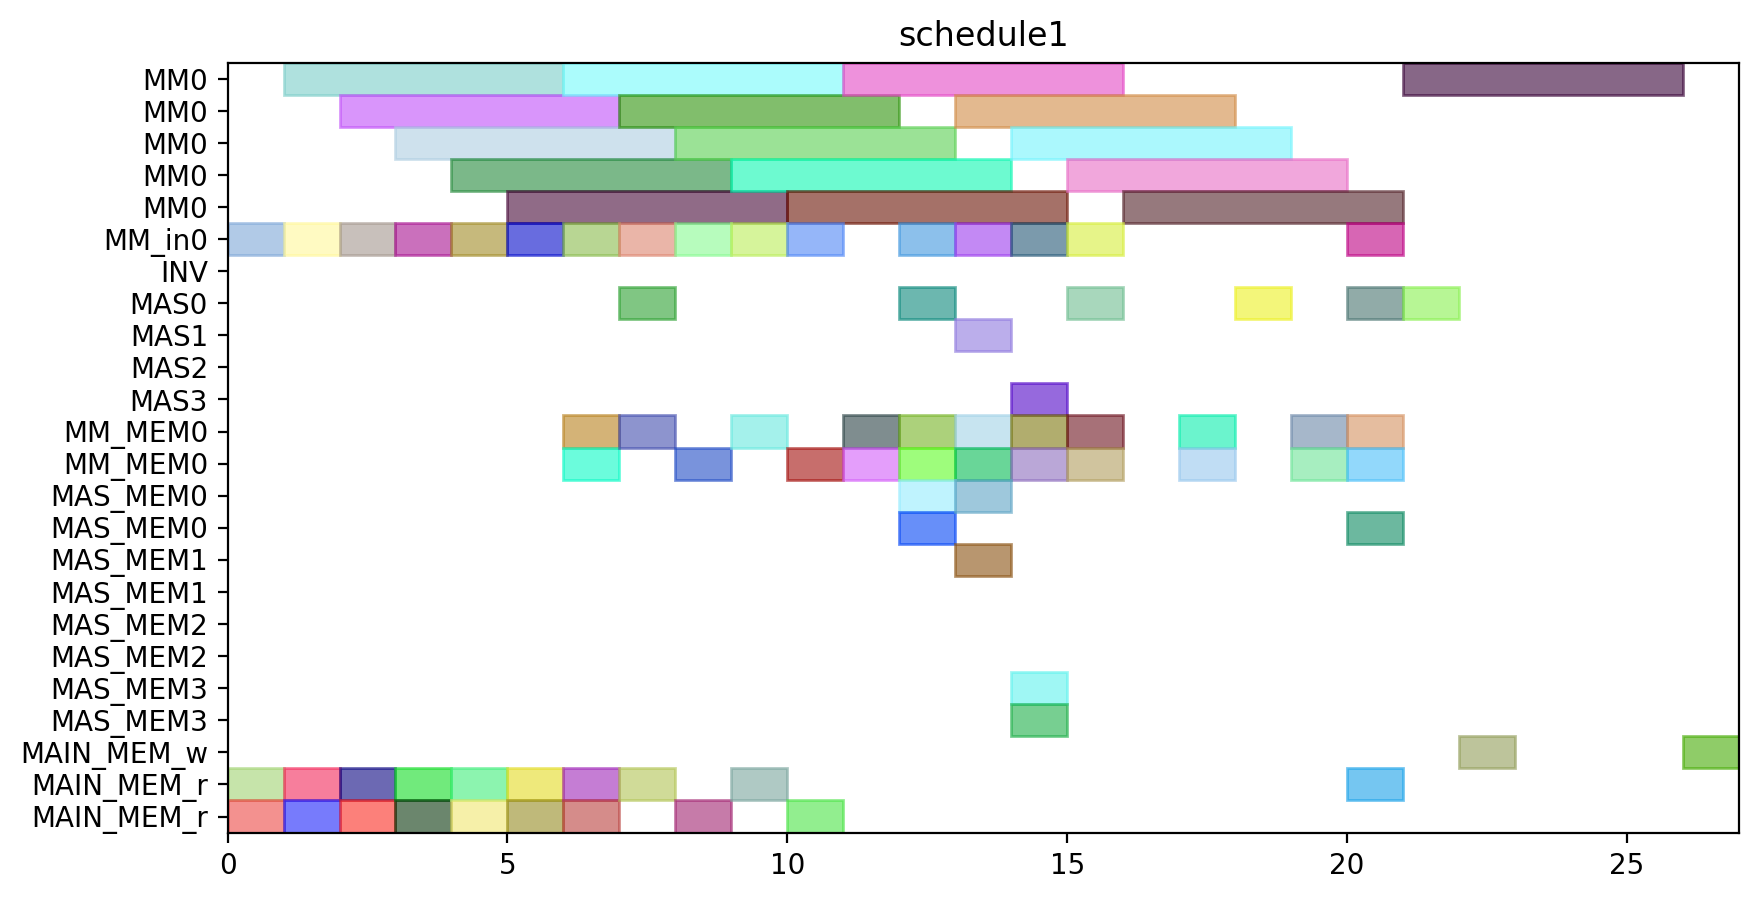

This chart was generated by the following Python code:
from pyschedule import Scenario, solvers, plotters, alt


def solve():
	horizon = 102
	S = Scenario("schedule1", horizon=horizon)

	# resource
	MM = S.Resources('MM', num=1, size=5)
	MM_in = S.Resources('MM_in', num=1)
	INV = S.Resource('INV')
	MAS = S.Resources('MAS', num=4, size=1, periods=range(1, horizon))
	MM_MEM = S.Resources('MM_MEM', num=1, size=2)
	MAS_MEM = S.Resources('MAS_MEM', num=4, size=2)
	MAIN_MEM_w = S.Resource('MAIN_MEM_w', size=1)
	MAIN_MEM_r = S.Resource('MAIN_MEM_r', size=2)

	# result of previous scheduling
	T3_in = S.Task('T3_in', length=1, delay_cost=1)
	S += T3_in >= 0
	T3_in += MM_in[0]

	T3_mem0 = S.Task('T3_mem0', length=1, delay_cost=1)
	S += T3_mem0 >= 0
	T3_mem0 += MAIN_MEM_r

	T3_mem1 = S.Task('T3_mem1', length=1, delay_cost=1)
	S += T3_mem1 >= 0
	T3_mem1 += MAIN_MEM_r

	T3 = S.Task('T3', length=5, delay_cost=1)
	S += T3 >= 1
	T3 += MM[0]

	T7_in = S.Task('T7_in', length=1, delay_cost=1)
	S += T7_in >= 1
	T7_in += MM_in[0]

	T7_mem0 = S.Task('T7_mem0', length=1, delay_cost=1)
	S += T7_mem0 >= 1
	T7_mem0 += MAIN_MEM_r

	T7_mem1 = S.Task('T7_mem1', length=1, delay_cost=1)
	S += T7_mem1 >= 1
	T7_mem1 += MAIN_MEM_r

	T1_in = S.Task('T1_in', length=1, delay_cost=1)
	S += T1_in >= 2
	T1_in += MM_in[0]

	T1_mem0 = S.Task('T1_mem0', length=1, delay_cost=1)
	S += T1_mem0 >= 2
	T1_mem0 += MAIN_MEM_r

	T1_mem1 = S.Task('T1_mem1', length=1, delay_cost=1)
	S += T1_mem1 >= 2
	T1_mem1 += MAIN_MEM_r

	T7 = S.Task('T7', length=5, delay_cost=1)
	S += T7 >= 2
	T7 += MM[0]

	T1 = S.Task('T1', length=5, delay_cost=1)
	S += T1 >= 3
	T1 += MM[0]

	T6_in = S.Task('T6_in', length=1, delay_cost=1)
	S += T6_in >= 3
	T6_in += MM_in[0]

	T6_mem0 = S.Task('T6_mem0', length=1, delay_cost=1)
	S += T6_mem0 >= 3
	T6_mem0 += MAIN_MEM_r

	T6_mem1 = S.Task('T6_mem1', length=1, delay_cost=1)
	S += T6_mem1 >= 3
	T6_mem1 += MAIN_MEM_r

	T5_in = S.Task('T5_in', length=1, delay_cost=1)
	S += T5_in >= 4
	T5_in += MM_in[0]

	T5_mem0 = S.Task('T5_mem0', length=1, delay_cost=1)
	S += T5_mem0 >= 4
	T5_mem0 += MAIN_MEM_r

	T5_mem1 = S.Task('T5_mem1', length=1, delay_cost=1)
	S += T5_mem1 >= 4
	T5_mem1 += MAIN_MEM_r

	T6 = S.Task('T6', length=5, delay_cost=1)
	S += T6 >= 4
	T6 += MM[0]

	T4_in = S.Task('T4_in', length=1, delay_cost=1)
	S += T4_in >= 5
	T4_in += MM_in[0]

	T4_mem0 = S.Task('T4_mem0', length=1, delay_cost=1)
	S += T4_mem0 >= 5
	T4_mem0 += MAIN_MEM_r

	T4_mem1 = S.Task('T4_mem1', length=1, delay_cost=1)
	S += T4_mem1 >= 5
	T4_mem1 += MAIN_MEM_r

	T5 = S.Task('T5', length=5, delay_cost=1)
	S += T5 >= 5
	T5 += MM[0]

	T2_in = S.Task('T2_in', length=1, delay_cost=1)
	S += T2_in >= 6
	T2_in += MM_in[0]

	T2_mem0 = S.Task('T2_mem0', length=1, delay_cost=1)
	S += T2_mem0 >= 6
	T2_mem0 += MAIN_MEM_r

	T2_mem1 = S.Task('T2_mem1', length=1, delay_cost=1)
	S += T2_mem1 >= 6
	T2_mem1 += MAIN_MEM_r

	T4 = S.Task('T4', length=5, delay_cost=1)
	S += T4 >= 6
	T4 += MM[0]

	T2 = S.Task('T2', length=5, delay_cost=1)
	S += T2 >= 7
	T2 += MM[0]


	# new tasks
	T8_in = S.Task('T8_in', length=1, delay_cost=1)
	T8_in += alt(MM_in)
	T8 = S.Task('T8', length=5, delay_cost=1)
	T8 += alt(MM)
	S += T8>=T8_in

	T8_mem0 = S.Task('T8_mem0', length=1, delay_cost=1)
	T8_mem0 += MAIN_MEM_r
	S += T8_mem0 <= T8

	T8_mem1 = S.Task('T8_mem1', length=1, delay_cost=1)
	T8_mem1 += MM_MEM[0]
	S += 7 < T8_mem1
	S += T8_mem1 <= T8

	T9_in = S.Task('T9_in', length=1, delay_cost=1)
	T9_in += alt(MM_in)
	T9 = S.Task('T9', length=5, delay_cost=1)
	T9 += alt(MM)
	S += T9>=T9_in

	T9_mem0 = S.Task('T9_mem0', length=1, delay_cost=1)
	T9_mem0 += MAIN_MEM_r
	S += T9_mem0 <= T9

	T9_mem1 = S.Task('T9_mem1', length=1, delay_cost=1)
	T9_mem1 += MM_MEM[0]
	S += 7 < T9_mem1
	S += T9_mem1 <= T9

	T10_in = S.Task('T10_in', length=1, delay_cost=1)
	T10_in += alt(MM_in)
	T10 = S.Task('T10', length=5, delay_cost=1)
	T10 += alt(MM)
	S += T10>=T10_in

	T10_mem0 = S.Task('T10_mem0', length=1, delay_cost=1)
	T10_mem0 += MAIN_MEM_r
	S += T10_mem0 <= T10

	T10_mem1 = S.Task('T10_mem1', length=1, delay_cost=1)
	T10_mem1 += MM_MEM[0]
	S += 5 < T10_mem1
	S += T10_mem1 <= T10

	T11_in = S.Task('T11_in', length=1, delay_cost=1)
	T11_in += alt(MM_in)
	T11 = S.Task('T11', length=5, delay_cost=1)
	T11 += alt(MM)
	S += T11>=T11_in

	T11_mem0 = S.Task('T11_mem0', length=1, delay_cost=1)
	T11_mem0 += MAIN_MEM_r
	S += T11_mem0 <= T11

	T11_mem1 = S.Task('T11_mem1', length=1, delay_cost=1)
	T11_mem1 += MM_MEM[0]
	S += 5 < T11_mem1
	S += T11_mem1 <= T11

	T12 = S.Task('T12', length=1, delay_cost=1)
	T12 += alt(MAS)

	T12_mem0 = S.Task('T12_mem0', length=1, delay_cost=1)
	T12_mem0 += MM_MEM[0]
	S += 10 < T12_mem0
	S += T12_mem0 <= T12

	T12_mem1 = S.Task('T12_mem1', length=1, delay_cost=1)
	T12_mem1 += MM_MEM[0]
	S += 11 < T12_mem1
	S += T12_mem1 <= T12

	T13 = S.Task('T13', length=1, delay_cost=1)
	T13 += alt(MAS)

	T13_mem0 = S.Task('T13_mem0', length=1, delay_cost=1)
	T13_mem0 += MM_MEM[0]
	S += 10 < T13_mem0
	S += T13_mem0 <= T13

	T13_mem1 = S.Task('T13_mem1', length=1, delay_cost=1)
	T13_mem1 += MM_MEM[0]
	S += 11 < T13_mem1
	S += T13_mem1 <= T13

	T15 = S.Task('T15', length=1, delay_cost=1)
	T15 += alt(MAS)

	T15_mem0 = S.Task('T15_mem0', length=1, delay_cost=1)
	T15_mem0 += MM_MEM[0]
	S += 6 < T15_mem0
	S += T15_mem0 <= T15

	T15_mem1 = S.Task('T15_mem1', length=1, delay_cost=1)
	T15_mem1 += MM_MEM[0]
	S += 6 < T15_mem1
	S += T15_mem1 <= T15

	T14_in = S.Task('T14_in', length=1, delay_cost=1)
	T14_in += alt(MM_in)
	T14 = S.Task('T14', length=5, delay_cost=1)
	T14 += alt(MM)
	S += T14>=T14_in

	T14_mem0 = S.Task('T14_mem0', length=1, delay_cost=1)
	T14_mem0 += alt(MAS_MEM)
	S += (T13*MAS[0])-1 < T14_mem0*MAS_MEM[0]
	S += (T13*MAS[1])-1 < T14_mem0*MAS_MEM[1]
	S += (T13*MAS[2])-1 < T14_mem0*MAS_MEM[2]
	S += (T13*MAS[3])-1 < T14_mem0*MAS_MEM[3]
	S += T14_mem0 <= T14

	T14_mem1 = S.Task('T14_mem1', length=1, delay_cost=1)
	T14_mem1 += alt(MAS_MEM)
	S += (T13*MAS[0])-1 < T14_mem1*MAS_MEM[0]
	S += (T13*MAS[1])-1 < T14_mem1*MAS_MEM[1]
	S += (T13*MAS[2])-1 < T14_mem1*MAS_MEM[2]
	S += (T13*MAS[3])-1 < T14_mem1*MAS_MEM[3]
	S += T14_mem1 <= T14

	T16_in = S.Task('T16_in', length=1, delay_cost=1)
	T16_in += alt(MM_in)
	T16 = S.Task('T16', length=5, delay_cost=1)
	T16 += alt(MM)
	S += T16>=T16_in

	T16_mem0 = S.Task('T16_mem0', length=1, delay_cost=1)
	T16_mem0 += MM_MEM[0]
	S += 7 < T16_mem0
	S += T16_mem0 <= T16

	T16_mem1 = S.Task('T16_mem1', length=1, delay_cost=1)
	T16_mem1 += alt(MM_MEM)
	S += (T8*MM[0])-1 < T16_mem1*MM_MEM[0]
	S += T16_mem1 <= T16

	T17_in = S.Task('T17_in', length=1, delay_cost=1)
	T17_in += alt(MM_in)
	T17 = S.Task('T17', length=5, delay_cost=1)
	T17 += alt(MM)
	S += T17>=T17_in

	T17_mem0 = S.Task('T17_mem0', length=1, delay_cost=1)
	T17_mem0 += alt(MM_MEM)
	S += (T8*MM[0])-1 < T17_mem0*MM_MEM[0]
	S += T17_mem0 <= T17

	T17_mem1 = S.Task('T17_mem1', length=1, delay_cost=1)
	T17_mem1 += alt(MAS_MEM)
	S += (T15*MAS[0])-1 < T17_mem1*MAS_MEM[0]
	S += (T15*MAS[1])-1 < T17_mem1*MAS_MEM[1]
	S += (T15*MAS[2])-1 < T17_mem1*MAS_MEM[2]
	S += (T15*MAS[3])-1 < T17_mem1*MAS_MEM[3]
	S += T17_mem1 <= T17

	T18 = S.Task('T18', length=1, delay_cost=1)
	T18 += alt(MAS)

	T18_mem0 = S.Task('T18_mem0', length=1, delay_cost=1)
	T18_mem0 += MM_MEM[0]
	S += 9 < T18_mem0
	S += T18_mem0 <= T18

	T18_mem1 = S.Task('T18_mem1', length=1, delay_cost=1)
	T18_mem1 += alt(MM_MEM)
	S += (T9*MM[0])-1 < T18_mem1*MM_MEM[0]
	S += T18_mem1 <= T18

	T19 = S.Task('T19', length=1, delay_cost=1)
	T19 += alt(MAS)

	T19_mem0 = S.Task('T19_mem0', length=1, delay_cost=1)
	T19_mem0 += MM_MEM[0]
	S += 9 < T19_mem0
	S += T19_mem0 <= T19

	T19_mem1 = S.Task('T19_mem1', length=1, delay_cost=1)
	T19_mem1 += alt(MM_MEM)
	S += (T9*MM[0])-1 < T19_mem1*MM_MEM[0]
	S += T19_mem1 <= T19

	T21 = S.Task('T21', length=1, delay_cost=1)
	T21 += alt(MAS)

	T21_mem0 = S.Task('T21_mem0', length=1, delay_cost=1)
	T21_mem0 += MM_MEM[0]
	S += 8 < T21_mem0
	S += T21_mem0 <= T21

	T21_mem1 = S.Task('T21_mem1', length=1, delay_cost=1)
	T21_mem1 += alt(MM_MEM)
	S += (T10*MM[0])-1 < T21_mem1*MM_MEM[0]
	S += T21_mem1 <= T21

	T24_in = S.Task('T24_in', length=1, delay_cost=1)
	T24_in += alt(MM_in)
	T24 = S.Task('T24', length=5, delay_cost=1)
	T24 += alt(MM)
	S += T24>=T24_in

	T24_mem0 = S.Task('T24_mem0', length=1, delay_cost=1)
	T24_mem0 += alt(MM_MEM)
	S += (T11*MM[0])-1 < T24_mem0*MM_MEM[0]
	S += T24_mem0 <= T24

	T24_mem1 = S.Task('T24_mem1', length=1, delay_cost=1)
	T24_mem1 += alt(MAS_MEM)
	S += (T12*MAS[0])-1 < T24_mem1*MAS_MEM[0]
	S += (T12*MAS[1])-1 < T24_mem1*MAS_MEM[1]
	S += (T12*MAS[2])-1 < T24_mem1*MAS_MEM[2]
	S += (T12*MAS[3])-1 < T24_mem1*MAS_MEM[3]
	S += T24_mem1 <= T24

	T20_in = S.Task('T20_in', length=1, delay_cost=1)
	T20_in += alt(MM_in)
	T20 = S.Task('T20', length=5, delay_cost=1)
	T20 += alt(MM)
	S += T20>=T20_in

	T20_mem0 = S.Task('T20_mem0', length=1, delay_cost=1)
	T20_mem0 += alt(MAS_MEM)
	S += (T15*MAS[0])-1 < T20_mem0*MAS_MEM[0]
	S += (T15*MAS[1])-1 < T20_mem0*MAS_MEM[1]
	S += (T15*MAS[2])-1 < T20_mem0*MAS_MEM[2]
	S += (T15*MAS[3])-1 < T20_mem0*MAS_MEM[3]
	S += T20_mem0 <= T20

	T20_mem1 = S.Task('T20_mem1', length=1, delay_cost=1)
	T20_mem1 += alt(MAS_MEM)
	S += (T18*MAS[0])-1 < T20_mem1*MAS_MEM[0]
	S += (T18*MAS[1])-1 < T20_mem1*MAS_MEM[1]
	S += (T18*MAS[2])-1 < T20_mem1*MAS_MEM[2]
	S += (T18*MAS[3])-1 < T20_mem1*MAS_MEM[3]
	S += T20_mem1 <= T20

	T22_in = S.Task('T22_in', length=1, delay_cost=1)
	T22_in += alt(MM_in)
	T22 = S.Task('T22', length=5, delay_cost=1)
	T22 += alt(MM)
	S += T22>=T22_in

	T22_mem0 = S.Task('T22_mem0', length=1, delay_cost=1)
	T22_mem0 += alt(MAS_MEM)
	S += (T21*MAS[0])-1 < T22_mem0*MAS_MEM[0]
	S += (T21*MAS[1])-1 < T22_mem0*MAS_MEM[1]
	S += (T21*MAS[2])-1 < T22_mem0*MAS_MEM[2]
	S += (T21*MAS[3])-1 < T22_mem0*MAS_MEM[3]
	S += T22_mem0 <= T22

	T22_mem1 = S.Task('T22_mem1', length=1, delay_cost=1)
	T22_mem1 += alt(MAS_MEM)
	S += (T21*MAS[0])-1 < T22_mem1*MAS_MEM[0]
	S += (T21*MAS[1])-1 < T22_mem1*MAS_MEM[1]
	S += (T21*MAS[2])-1 < T22_mem1*MAS_MEM[2]
	S += (T21*MAS[3])-1 < T22_mem1*MAS_MEM[3]
	S += T22_mem1 <= T22

	T23_in = S.Task('T23_in', length=1, delay_cost=1)
	T23_in += alt(MM_in)
	T23 = S.Task('T23', length=5, delay_cost=1)
	T23 += alt(MM)
	S += T23>=T23_in

	T23_mem0 = S.Task('T23_mem0', length=1, delay_cost=1)
	T23_mem0 += alt(MAS_MEM)
	S += (T19*MAS[0])-1 < T23_mem0*MAS_MEM[0]
	S += (T19*MAS[1])-1 < T23_mem0*MAS_MEM[1]
	S += (T19*MAS[2])-1 < T23_mem0*MAS_MEM[2]
	S += (T19*MAS[3])-1 < T23_mem0*MAS_MEM[3]
	S += T23_mem0 <= T23

	T23_mem1 = S.Task('T23_mem1', length=1, delay_cost=1)
	T23_mem1 += alt(MAS_MEM)
	S += (T19*MAS[0])-1 < T23_mem1*MAS_MEM[0]
	S += (T19*MAS[1])-1 < T23_mem1*MAS_MEM[1]
	S += (T19*MAS[2])-1 < T23_mem1*MAS_MEM[2]
	S += (T19*MAS[3])-1 < T23_mem1*MAS_MEM[3]
	S += T23_mem1 <= T23

	Z2_new_in = S.Task('Z2_new_in', length=1, delay_cost=1)
	Z2_new_in += alt(MM_in)
	Z2_new = S.Task('Z2_new', length=5, delay_cost=1)
	Z2_new += alt(MM)
	S += Z2_new>=Z2_new_in

	S += 0<Z2_new

	Z2_new_mem0 = S.Task('Z2_new_mem0', length=1, delay_cost=1)
	Z2_new_mem0 += MAIN_MEM_r
	S += Z2_new_mem0 <= Z2_new

	Z2_new_mem1 = S.Task('Z2_new_mem1', length=1, delay_cost=1)
	Z2_new_mem1 += alt(MM_MEM)
	S += (T14*MM[0])-1 < Z2_new_mem1*MM_MEM[0]
	S += Z2_new_mem1 <= Z2_new

	Z2_new_w = S.Task('Z2_new_w', length=1, delay_cost=1)
	Z2_new_w += alt(MAIN_MEM_w)
	S += Z2_new <= Z2_new_w

	T25 = S.Task('T25', length=1, delay_cost=1)
	T25 += alt(MAS)

	T25_mem0 = S.Task('T25_mem0', length=1, delay_cost=1)
	T25_mem0 += alt(MM_MEM)
	S += (T20*MM[0])-1 < T25_mem0*MM_MEM[0]
	S += T25_mem0 <= T25

	T25_mem1 = S.Task('T25_mem1', length=1, delay_cost=1)
	T25_mem1 += alt(MM_MEM)
	S += (T20*MM[0])-1 < T25_mem1*MM_MEM[0]
	S += T25_mem1 <= T25

	X2_new = S.Task('X2_new', length=1, delay_cost=1)
	X2_new += alt(MAS)

	S += 0<X2_new

	X2_new_mem0 = S.Task('X2_new_mem0', length=1, delay_cost=1)
	X2_new_mem0 += alt(MM_MEM)
	S += (T22*MM[0])-1 < X2_new_mem0*MM_MEM[0]
	S += X2_new_mem0 <= X2_new

	X2_new_mem1 = S.Task('X2_new_mem1', length=1, delay_cost=1)
	X2_new_mem1 += alt(MM_MEM)
	S += (T24*MM[0])-1 < X2_new_mem1*MM_MEM[0]
	S += X2_new_mem1 <= X2_new

	X2_new_w = S.Task('X2_new_w', length=1, delay_cost=1)
	X2_new_w += alt(MAIN_MEM_w)
	S += X2_new <= X2_new_w

	X1_new = S.Task('X1_new', length=1, delay_cost=1)
	X1_new += alt(MAS)

	S += 0<X1_new

	X1_new_mem0 = S.Task('X1_new_mem0', length=1, delay_cost=1)
	X1_new_mem0 += alt(MM_MEM)
	S += (T23*MM[0])-1 < X1_new_mem0*MM_MEM[0]
	S += X1_new_mem0 <= X1_new

	X1_new_mem1 = S.Task('X1_new_mem1', length=1, delay_cost=1)
	X1_new_mem1 += alt(MM_MEM)
	S += (T17*MM[0])-1 < X1_new_mem1*MM_MEM[0]
	S += X1_new_mem1 <= X1_new

	X1_new_w = S.Task('X1_new_w', length=1, delay_cost=1)
	X1_new_w += alt(MAIN_MEM_w)
	S += X1_new <= X1_new_w

	Z1_new = S.Task('Z1_new', length=1, delay_cost=1)
	Z1_new += alt(MAS)

	S += 0<Z1_new

	Z1_new_mem0 = S.Task('Z1_new_mem0', length=1, delay_cost=1)
	Z1_new_mem0 += alt(MM_MEM)
	S += (T16*MM[0])-1 < Z1_new_mem0*MM_MEM[0]
	S += Z1_new_mem0 <= Z1_new

	Z1_new_mem1 = S.Task('Z1_new_mem1', length=1, delay_cost=1)
	Z1_new_mem1 += alt(MAS_MEM)
	S += (T25*MAS[0])-1 < Z1_new_mem1*MAS_MEM[0]
	S += (T25*MAS[1])-1 < Z1_new_mem1*MAS_MEM[1]
	S += (T25*MAS[2])-1 < Z1_new_mem1*MAS_MEM[2]
	S += (T25*MAS[3])-1 < Z1_new_mem1*MAS_MEM[3]
	S += Z1_new_mem1 <= Z1_new

	Z1_new_w = S.Task('Z1_new_w', length=1, delay_cost=1)
	Z1_new_w += alt(MAIN_MEM_w)
	S += Z1_new <= Z1_new_w

	solvers.mip.solve(S,msg=1,kind='CPLEX',ratio_gap=1.01)

	solution = [['hoge']*len(S.solution()[1]) for i in range(len(S.solution()))]
	for i in range(len(S.solution())):
		for j in range(len(S.solution()[i])):
			solution[i][j]=str(S.solution()[i][j])
	print(solution)

	cycles = int(solution[-1][3])

	pic_file_name = "/home/mfukuda/ABE/python/multiRAM_multiMAS/scheduling_result/stage5MM1_stage1MAS4/ladderMul/schedule1.png"
	if(S.solution() != []):
		plotters.matplotlib.plot(S,img_filename=pic_file_name, show_task_labels=False, fig_size=(cycles*0.25+3, 5))

	return solution
